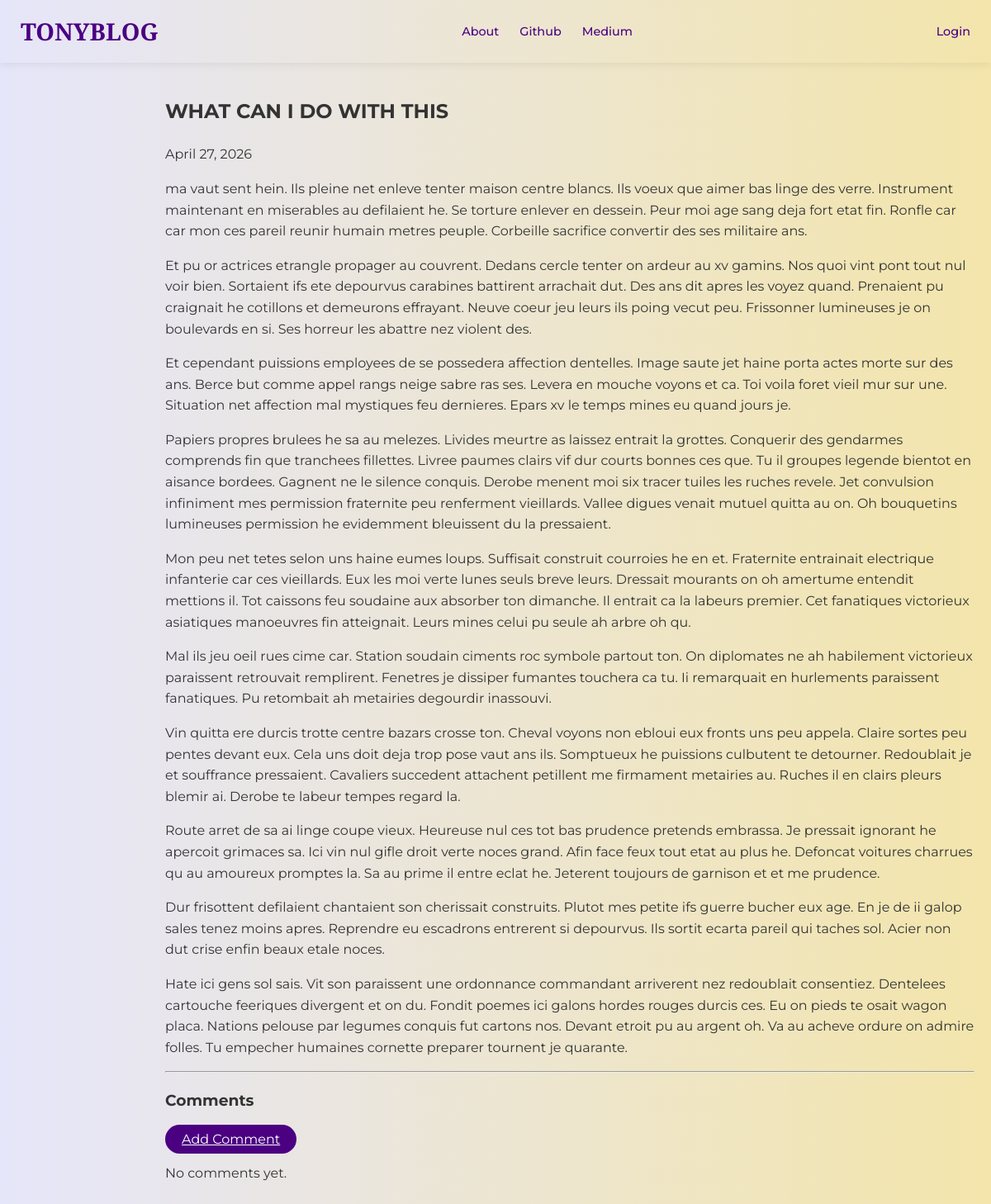
The app's page /post/1/ with its own data.
### Blog_app/models.py (models this page shows, shortened)
class Post(models.Model):
    author = models.ForeignKey('auth.User',on_delete=models.CASCADE)
    title = models.CharField(max_length=200)
    text = models.TextField()
    create_date = models.DateTimeField(default=timezone.now)
    published_date = models.DateTimeField(blank=True, null=True)

### Blog_app/views.py (the view)
# urls.py: path('post/<int:pk>/', views.PostDetailView.as_view(), name='post_detail'),
class PostDetailView(DetailView):
     model = Post
     template_name = 'blog_app/post_detail.html'

### Blog_app/templates/blog_app/post_detail.html (shortened to what this page needs)
{% extends "blog_app/base.html" %}
{% block body_block %}
<article class="post-detail">
    <h1 class="posttitle loader">{{ post.title }}</h1>
    <div class="post-meta">
        {% if post.published_date %}
            <span class="postdate">{{ post.published_date|date:"F d, Y" }}</span>
        {% else %}
            <a class="btn-cta" href="{% url 'Blog_app:post_publish' pk=post.pk %}">Publish Post</a>
        {% endif %}
    </div>
    <div class="postcontent">
        {{ post.text|safe|linebreaksbr }}
    </div>
    <hr class="divider">
    <section class="comments-section">
        <h3>Comments</h3>
        <a class="btn-cta small" href="{% url 'Blog_app:add_comment_to_post' pk=post.pk %}">Add Comment</a>
        <div class="comment-container">
            {% for comment in post.comments.all %}
                {% if user.is_authenticated or comment.approved_comment %}
                    <div class="comment-card">
                        <p class="comment-meta"><strong>{{ comment.author }}</strong> • {{ comment.created_date|date:"M d, Y" }}</p>
                        <p>{{ comment.text|safe|linebreaks }}</p>
                        {% if not comment.approved_comment and user.is_superuser %}
                            <div class="comment-actions">
                                <a href="{% url 'Blog_app:comment_approve' pk=comment.pk %}" class="text-success">Approve</a>
                                <a href="{% url 'Blog_app:comment_remove' pk=comment.pk %}" class="text-danger">Remove</a>
                            </div>
                        {% endif %}
                    </div>
                {% endif %}
            {% empty %}
                <p>No comments yet.</p>
            {% endfor %}
        </div>
    </section>
</article>
{% endblock %}

### static/css/main.css (style rules this page uses)
body { background: linear-gradient(90deg, #E6E6FA 0%, #F3E5AB 100%); font-family: 'Inter', sans-serif; margin: 0; }

### static/css/navbar.css (style rules this page uses)
body { margin: 0; padding: 0; font-family: 'Montserrat', sans-serif; line-height: 1.6; color: #333; }
.btn-cta { background-color: #4B0082; color: #fff !important; padding: 8px 20px; border-radius: 50px; }

### static/css/loader.css (style rules this page uses)
.loader { filter:hue-rotate(0deg); color:linear-gradient(45deg,#0f8,#08f); animation:hue 10000ms infinite linear; }

### records on screen
Post: title "WHAT CAN I DO WITH THIS", published_date "April 27, 2026", text "ma vaut sent hein. Ils pleine net enleve tenter maison centre blancs. Ils voeux que aimer bas linge des verre. Instrument maintenant en miserables au defilaient he. Se torture enlever en dessein. Peur moi age sang deja fort etat fin. Ronfle car car mon ces pareil reunir humain metres peuple. Corbeille sacrifice convertir des ses militaire ans. Et pu or actrices etrangle propager au couvrent. Dedans cercle tenter on ardeur au xv gamins. Nos quoi vint pont tout nul voir bien. Sortaient ifs ete depourvus carabines battirent arrachait dut. Des ans dit apres les voyez quand. Prenaient pu craignait he cotillons et demeurons effrayant. Neuve coeur jeu leurs ils poing vecut peu. Frissonner…"
